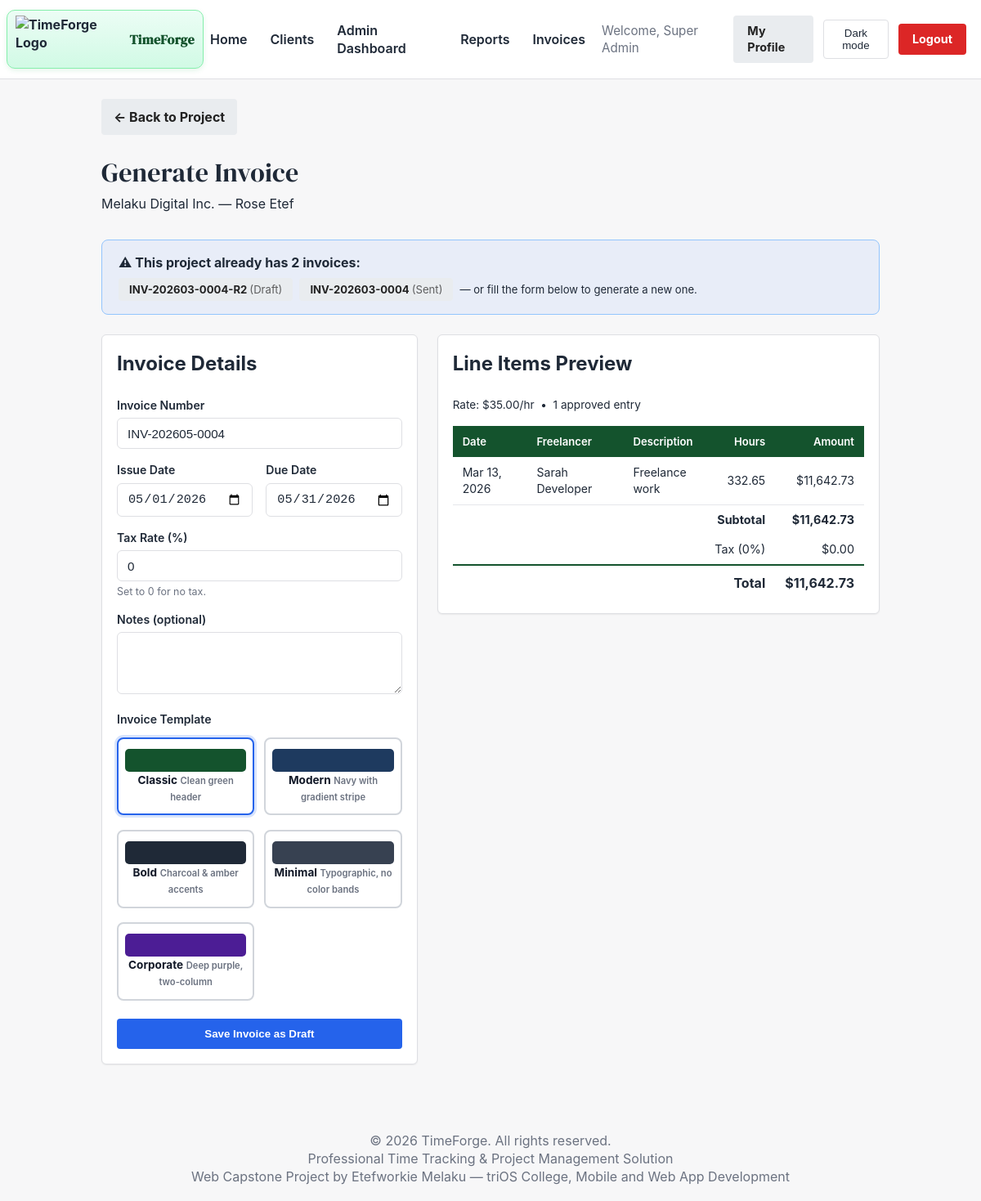
/invoices/generate.php?project_id=4&tpl=classic (signed in), run on the app's committed database.
### tables this page shows
CREATE TABLE `projects` (
  `id` int(11) NOT NULL AUTO_INCREMENT,
  `company_id` int(11) DEFAULT NULL,
  `project_name` varchar(100) NOT NULL,
  `description` text DEFAULT NULL,
  `client_id` int(11) NOT NULL,
  `created_by` int(11) DEFAULT NULL,
  `hourly_rate` decimal(10,2) DEFAULT 0.00,
  `budget` decimal(10,2) DEFAULT NULL,
  `deadline` date DEFAULT NULL,
  `status` enum('active','completed','archived') DEFAULT 'active',
  `stage` enum('planning','in_progress','review','testing','on_hold','completed','archived') DEFAULT 'planning',
  `created_at` timestamp NOT NULL DEFAULT current_timestamp(),
  `updated_at` timestamp NOT NULL DEFAULT current_timestamp() ON UPDATE current_timestamp(),
  `deleted_at` timestamp NULL DEFAULT NULL,
  `deleted_by` int(11) DEFAULT NULL,
  `deletion_requested` tinyint(1) DEFAULT 0,
  `deletion_requested_by` int(11) DEFAULT NULL,
  `deletion_requested_at` timestamp NULL DEFAULT NULL,
  `deletion_reason` text DEFAULT NULL,
  `progress_percentage` int(11) DEFAULT 0,
  `budget_alert_75` tinyint(1) DEFAULT 0,
  `budget_alert_90` tinyint(1) DEFAULT 0,
  `budget_alert_100` tinyint(1) DEFAULT 0,
  `screenshots_enabled` tinyint(1) NOT NULL DEFAULT 1 COMMENT '1 = auto-capture screenshots while timer runs, 0 = disabled',
  `tax_rate` decimal(5,2) DEFAULT 0.00 COMMENT 'Default tax percentage for invoices on this project',
  PRIMARY KEY (`id`),
  KEY `created_by` (`created_by`),
  KEY `projects_ibfk_1` (`client_id`),
  KEY `status` (`status`),
  KEY `deleted_at` (`deleted_at`),
  KEY `projects_company_id` (`company_id`),
  CONSTRAINT `projects_fk_company` FOREIGN KEY (`company_id`) REFERENCES `companies` (`id`) ON DELETE CASCADE,
  CONSTRAINT `projects_ibfk_1` FOREIGN KEY (`client_id`) REFERENCES `clients` (`id`) ON DELETE CASCADE,
  CONSTRAINT `projects_ibfk_2` FOREIGN KEY (`created_by`) REFERENCES `users` (`id`) ON DELETE SET NULL
);

CREATE TABLE `clients` (
  `id` int(11) NOT NULL AUTO_INCREMENT,
  `company_id` int(11) DEFAULT NULL,
  `client_name` varchar(100) NOT NULL,
  `company_name` varchar(100) DEFAULT NULL,
  `email` varchar(100) NOT NULL,
  `phone` varchar(20) DEFAULT NULL,
  `address` text DEFAULT NULL,
  `user_id` int(11) DEFAULT NULL,
  `created_by` int(11) NOT NULL,
  `created_at` timestamp NOT NULL DEFAULT current_timestamp(),
  `updated_at` timestamp NOT NULL DEFAULT current_timestamp() ON UPDATE current_timestamp(),
  `is_active` tinyint(1) DEFAULT 1,
  PRIMARY KEY (`id`),
  UNIQUE KEY `email` (`email`),
  KEY `user_id` (`user_id`),
  KEY `created_by` (`created_by`),
  KEY `is_active` (`is_active`),
  KEY `clients_company_id` (`company_id`),
  CONSTRAINT `clients_fk_company` FOREIGN KEY (`company_id`) REFERENCES `companies` (`id`) ON DELETE CASCADE,
  CONSTRAINT `clients_ibfk_1` FOREIGN KEY (`user_id`) REFERENCES `users` (`id`) ON DELETE SET NULL,
  CONSTRAINT `clients_ibfk_2` FOREIGN KEY (`created_by`) REFERENCES `users` (`id`) ON DELETE CASCADE
);

CREATE TABLE `invoices` (
  `id` int(11) NOT NULL AUTO_INCREMENT,
  `company_id` int(11) DEFAULT NULL,
  `project_id` int(11) NOT NULL,
  `client_id` int(11) NOT NULL,
  `invoice_number` varchar(50) NOT NULL,
  `issue_date` date NOT NULL,
  `due_date` date NOT NULL,
  `tax_rate` decimal(5,2) DEFAULT 0.00 COMMENT 'Percentage applied at generation time',
  `subtotal` decimal(10,2) NOT NULL COMMENT 'Sum of all line items before tax',
  `tax_amount` decimal(10,2) NOT NULL COMMENT 'Computed tax on the subtotal',
  `total_amount` decimal(10,2) NOT NULL COMMENT 'subtotal + tax_amount',
  `notes` text DEFAULT NULL,
  `status` enum('draft','sent','viewed','overdue','partial','paid','completed','cancelled') NOT NULL DEFAULT 'draft',
  `created_by` int(11) NOT NULL,
  `created_at` timestamp NOT NULL DEFAULT current_timestamp(),
  `updated_at` timestamp NOT NULL DEFAULT current_timestamp() ON UPDATE current_timestamp(),
  `template` varchar(20) NOT NULL DEFAULT 'classic' COMMENT 'Visual template chosen at generation time',
  `sent_at` datetime DEFAULT NULL,
  `sent_to_email` varchar(100) DEFAULT NULL COMMENT 'Email address the invoice PDF was sent to',
  `email_sent_at` datetime DEFAULT NULL COMMENT 'Timestamp of the most recent email send',
  `viewed_at` datetime DEFAULT NULL,
  `paid_at` datetime DEFAULT NULL,
  `partial_amount` decimal(10,2) DEFAULT NULL,
  `payment_method` varchar(50) DEFAULT NULL,
  `payment_reference` varchar(100) DEFAULT NULL,
  `payment_notes` text DEFAULT NULL,
  `client_feedback` text DEFAULT NULL,
  PRIMARY KEY (`id`),
  UNIQUE KEY `invoice_number` (`invoice_number`),
  KEY `created_by` (`created_by`),
  KEY `idx_project` (`project_id`),
  KEY `idx_client` (`client_id`),
  KEY `idx_status` (`status`),
  KEY `idx_created` (`created_at`),
  KEY `invoices_company_id` (`company_id`),
  CONSTRAINT `invoices_fk_company` FOREIGN KEY (`company_id`) REFERENCES `companies` (`id`) ON DELETE CASCADE,
  CONSTRAINT `invoices_ibfk_1` FOREIGN KEY (`project_id`) REFERENCES `projects` (`id`) ON DELETE CASCADE,
  CONSTRAINT `invoices_ibfk_2` FOREIGN KEY (`client_id`) REFERENCES `clients` (`id`) ON DELETE CASCADE,
  CONSTRAINT `invoices_ibfk_3` FOREIGN KEY (`created_by`) REFERENCES `users` (`id`) ON DELETE CASCADE
);

CREATE TABLE `time_entries` (
  `id` int(11) NOT NULL AUTO_INCREMENT,
  `company_id` int(11) DEFAULT NULL,
  `project_id` int(11) NOT NULL,
  `user_id` int(11) DEFAULT NULL,
  `start_time` datetime NOT NULL,
  `end_time` datetime DEFAULT NULL,
  `total_seconds` int(11) DEFAULT 0,
  `description` text DEFAULT NULL,
  `is_billable` tinyint(1) DEFAULT 1,
  `is_idle_detected` tinyint(1) DEFAULT 0,
  `status` enum('running','paused','completed','pending','approved','rejected','abandoned') DEFAULT 'completed',
  `entry_type` enum('timer','manual') DEFAULT 'timer',
  `reviewed_by` int(11) DEFAULT NULL,
  `reviewed_at` datetime DEFAULT NULL,
  `rejection_reason` varchar(255) DEFAULT NULL,
  `created_at` timestamp NOT NULL DEFAULT current_timestamp(),
  `updated_at` timestamp NOT NULL DEFAULT current_timestamp() ON UPDATE current_timestamp(),
  `idle_seconds` int(11) DEFAULT 0 COMMENT 'Total idle seconds detected during this session',
  `discarded_idle_seconds` int(11) DEFAULT 0 COMMENT 'Idle seconds the user chose to discard',
  `activity_score_avg` float DEFAULT NULL COMMENT 'Average activity events per heartbeat minute',
  `close_reason` enum('manual','auto','abandoned') DEFAULT 'manual' COMMENT 'How the session was closed',
  PRIMARY KEY (`id`),
  KEY `project_id` (`project_id`),
  KEY `user_id` (`user_id`),
  KEY `time_entries_fk_reviewer` (`reviewed_by`),
  KEY `time_entries_company_id` (`company_id`),
  CONSTRAINT `time_entries_fk_company` FOREIGN KEY (`company_id`) REFERENCES `companies` (`id`) ON DELETE CASCADE,
  CONSTRAINT `time_entries_fk_reviewer` FOREIGN KEY (`reviewed_by`) REFERENCES `users` (`id`) ON DELETE SET NULL,
  CONSTRAINT `time_entries_ibfk_1` FOREIGN KEY (`project_id`) REFERENCES `projects` (`id`) ON DELETE CASCADE,
  CONSTRAINT `time_entries_ibfk_2` FOREIGN KEY (`user_id`) REFERENCES `users` (`id`) ON DELETE SET NULL
);

CREATE TABLE `users` (
  `id` int(11) NOT NULL AUTO_INCREMENT,
  `company_id` int(11) DEFAULT NULL,
  `username` varchar(50) NOT NULL,
  `email` varchar(100) NOT NULL,
  `password` varchar(255) NOT NULL,
  `role` enum('admin','freelancer','client') NOT NULL DEFAULT 'freelancer',
  `full_name` varchar(100) NOT NULL,
  `company_name` varchar(150) DEFAULT NULL,
  `business_tagline` varchar(200) DEFAULT NULL,
  `company_logo` varchar(255) DEFAULT NULL,
  `is_active` tinyint(1) DEFAULT 1,
  `last_login` datetime DEFAULT NULL,
  `last_active_at` datetime DEFAULT NULL,
  `current_project_id` int(11) DEFAULT NULL,
  `password_reset_token` varchar(255) DEFAULT NULL,
  `password_reset_expires` datetime DEFAULT NULL,
  `created_at` timestamp NOT NULL DEFAULT current_timestamp(),
  `updated_at` timestamp NOT NULL DEFAULT current_timestamp() ON UPDATE current_timestamp(),
  PRIMARY KEY (`id`),
  UNIQUE KEY `username` (`username`),
  UNIQUE KEY `email` (`email`),
  KEY `users_fk_current_project` (`current_project_id`),
  KEY `company_id` (`company_id`),
  CONSTRAINT `users_fk_company` FOREIGN KEY (`company_id`) REFERENCES `companies` (`id`) ON DELETE SET NULL,
  CONSTRAINT `users_fk_current_project` FOREIGN KEY (`current_project_id`) REFERENCES `projects` (`id`) ON DELETE SET NULL
);

### invoices/generate.php (the view, shortened to what the rows shown need)
<?php
require_once __DIR__ . '/../db.php';
$project_id = filter_input(INPUT_GET, 'project_id', FILTER_VALIDATE_INT);
$proj_stmt = $pdo->prepare("
    SELECT
        p.id,
        p.project_name,
        p.description,
        p.hourly_rate,
        p.tax_rate,
        p.budget,
        c.id          AS client_id,
        c.client_name,
        c.company_name,
        c.email       AS client_email,
        c.address     AS client_address,
        c.phone       AS client_phone
    FROM projects p
    INNER JOIN clients c ON c.id = p.client_id
    WHERE p.id = :id
      AND p.deleted_at IS NULL
    LIMIT 1
");
$proj_stmt->execute([':id' => $project_id]);
$project = $proj_stmt->fetch();
$entries_stmt = $pdo->prepare("
    SELECT
        te.id,
        te.start_time,
        te.end_time,
        te.total_seconds,
        te.description,
        u.full_name AS freelancer_name
    FROM time_entries te
    LEFT JOIN users u ON u.id = te.user_id
    WHERE te.project_id = :project_id
      AND te.status     = 'approved'
      AND te.is_billable = 1
      AND te.end_time   IS NOT NULL
    ORDER BY te.start_time ASC
");
$entries_stmt->execute([':project_id' => $project_id]);
$entries = $entries_stmt->fetchAll();
$hourly_rate = (float)$project['hourly_rate'];
$subtotal    = 0.0;
foreach ($entries as &$e) {
    $hours          = ($e['total_seconds'] ?? 0) / 3600;
    $e['hours']     = round($hours, 2);
    $e['line_cost'] = round($hours * $hourly_rate, 2);
    $subtotal      += $e['line_cost'];
}
$tax_rate   = (float)($project['tax_rate'] ?? 0);
$tax_amount = round($subtotal * ($tax_rate / 100), 2);
$total      = round($subtotal + $tax_amount, 2);
$existing_invoices = $pdo->prepare("
    SELECT id, invoice_number, status, created_at
    FROM invoices WHERE project_id = ? ORDER BY created_at DESC
");
$existing_invoices->execute([$project_id]);
$project_invoices = $existing_invoices->fetchAll();
?>
<!DOCTYPE html>
<html lang="en">
<head>
    <link rel="stylesheet" href="/TimeForge_Capstone/css/style.css">
    <link rel="stylesheet" href="/TimeForge_Capstone/css/invoice.css">
</head>
<body>
<?php include __DIR__ . '/../includes/header_partial.php'; ?>
<div class="container">
    <div style="margin-bottom:1.5rem;">
        <a href="/TimeForge_Capstone/project_details.php?id=<?php echo $project_id; ?>" class="btn btn-secondary">&larr; Back to Project</a>
    </div>
    <h1 class="heading-serif" style="color:var(--color-accent); margin-bottom:0.25rem;">Generate Invoice</h1>
    <p style="color:var(--color-text-secondary); margin-bottom:2rem;">
        <?php echo htmlspecialchars($project['project_name']); ?> &mdash;
        <?php echo htmlspecialchars($project['client_name']); ?>
    </p>
    <?php if (!empty($project_invoices)): ?>
    <div style="background:rgba(37,99,235,0.07); border:1px solid #93c5fd; border-radius:8px;
                padding:1rem 1.25rem; margin-bottom:1.5rem;">
        <div style="font-weight:700; margin-bottom:0.5rem; color:var(--color-accent);">
        </div>
        <div style="display:flex; flex-wrap:wrap; gap:0.5rem; align-items:center;">
            <?php foreach ($project_invoices as $pi): ?>
            <a href="/TimeForge_Capstone/invoices/view.php?id=<?php echo $pi['id']; ?>"
               class="btn btn-secondary" style="font-size:0.82rem; padding:4px 12px;">
                <?php echo htmlspecialchars($pi['invoice_number']); ?>
                <span style="opacity:0.7; font-weight:400;">(<?php echo ucfirst($pi['status']); ?>)</span>
            </a>
            <?php endforeach; ?>
            <span style="font-size:0.82rem; color:var(--color-text-secondary);">
                — or fill the form below to generate a new one.
            </span>
        </div>
    </div>
    <?php endif; ?>
    <div class="invoice-gen-grid">
        <div class="card">
            <h2 style="margin-bottom:1.5rem;">Invoice Details</h2>
            <form method="post" action="">
                <div class="form-group">
                    <label for="tax_rate">Tax Rate (%)</label>
                    <input type="number" id="tax_rate" name="tax_rate" min="0" max="100" step="0.01"
                           value="<?php echo htmlspecialchars($_POST['tax_rate'] ?? $tax_rate); ?>"
                           class="form-control" id="tax_rate_input">
                    <small>Set to 0 for no tax.</small>
                </div>
            </form>
        </div>
        <div class="card">
            <h2 style="margin-bottom:1.5rem;">Line Items Preview</h2>
            <p style="font-size:0.85rem; color:var(--color-text-secondary); margin-bottom:1rem;">
                Rate: $<?php echo number_format($hourly_rate, 2); ?>/hr &nbsp;&bull;&nbsp;
                <?php echo count($entries); ?> approved entr<?php echo count($entries) === 1 ? 'y' : 'ies'; ?>
            </p>
            <table class="inv-table">
                <thead>
                    <tr>
                        <th>Date</th>
                        <th>Freelancer</th>
                        <th>Description</th>
                        <th class="num">Hours</th>
                        <th class="num">Amount</th>
                    </tr>
                </thead>
                <tbody>
                    <?php foreach ($entries as $e): ?>
                    <tr>
                        <td><?php echo date('M j, Y', strtotime($e['start_time'])); ?></td>
                        <td><?php echo htmlspecialchars($e['freelancer_name'] ?? '—'); ?></td>
                        <td><?php echo htmlspecialchars($e['description'] ?? '—'); ?></td>
                        <td class="num"><?php echo $e['hours']; ?></td>
                        <td class="num">$<?php echo number_format($e['line_cost'], 2); ?></td>
                    </tr>
                    <?php endforeach; ?>
                </tbody>
                <tfoot>
                    <tr id="tax-preview-row">
                        <td colspan="4" class="num">Tax (<span id="tax-pct"><?php echo $tax_rate; ?></span>%)</td>
                        <td class="num" id="tax-preview-amt">$<?php echo number_format($tax_amount, 2); ?></td>
                    </tr>
                    <tr class="total-row">
                        <td class="num" id="total-preview"><strong>$<?php echo number_format($total, 2); ?></strong></td>
                    </tr>
                </tfoot>
            </table>
        </div>
    </div>
</div>
</body>
</html>

### data on the page
projects: project_name "Melaku Digital Inc.", client.client_name "Rose Etef", tax_rate "0", hourly_rate "35.00", tax_rate "0.00", tax_rate "11,642.73"
invoices: invoice_number "INV-202603-0004-R2", status "Draft"
invoices: invoice_number "INV-202603-0004", status "Sent"
time_entries: start_time "Mar 13, 2026", user.full_name "Sarah Developer", description "Freelance work", hours "332.65", line_cost "11,642.73"

### other printed values
$current_user['full_name'] "Super Admin"
count($project_invoices) "2"
$t['name'] "Classic"
$t['desc'] "Clean green header"
$t['name'] "Modern"
$t['desc'] "Navy with gradient stripe"
$t['name'] "Bold"
$t['desc'] "Charcoal & amber accents"
$t['name'] "Minimal"
$t['desc'] "Typographic, no color bands"
$t['name'] "Corporate"
$t['desc'] "Deep purple, two-column"
count($entries) "1"
$subtotal "11,642.73"
